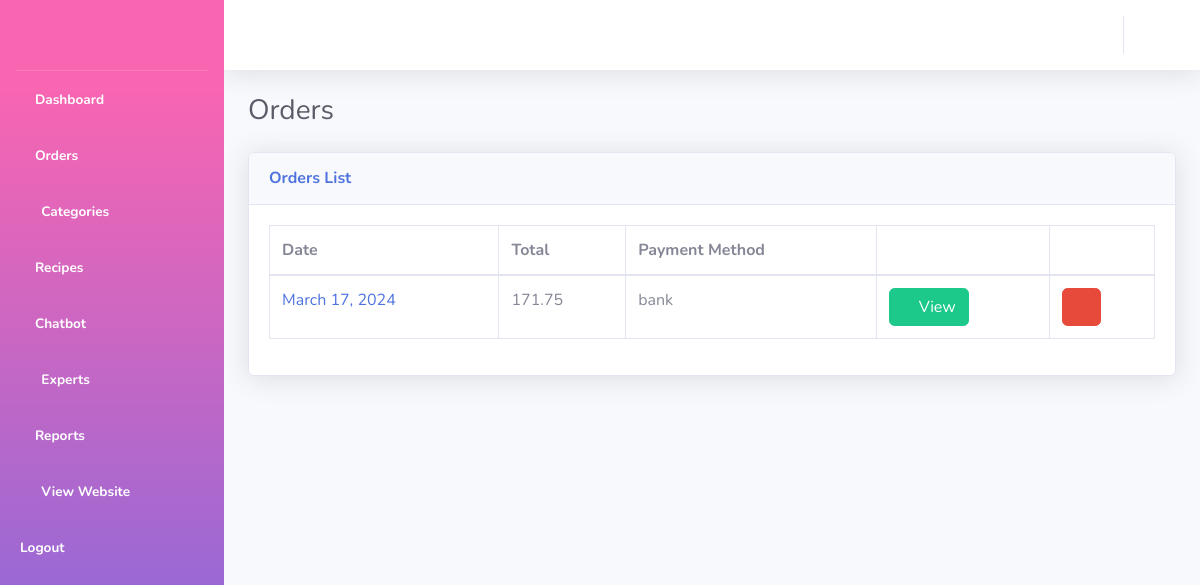
The app's page /dashboard/orders-list/ with its own data.
### store/models.py (models this page shows)
class Orders(models.Model):
    user_id = models.ForeignKey(User, on_delete=models.CASCADE, null=True, blank=True)
    payment_method = models.CharField(max_length=255)
    total = models.CharField(max_length=255)
    date = models.DateField(auto_now_add=True)
    address = models.TextField(null=True, blank=True)
    governate = models.CharField(max_length=255, null=True, blank=True)
    class Meta:
        managed = True
        db_table = 'orders'

### dashboard/views.py (the view)
# urls.py: path('orders-list/', views.orders_list, name="orders_list"),
def orders_list(request):
    if request.method == "POST":
        item_id = request.POST['item_id']
        Orders.objects.filter(id=item_id).delete()
    orders = Orders.objects.all()
    return render(request, 'orders_list.html', { 'orders': orders })

### store/context_processor.py (called while the page is built)
def categories_processor(request):
    categories = Categories.objects.all()
    return {'categories': categories}

### dashboard/templates/orders_list.html (shortened to what this page needs)
{% extends "dashboard_base.html" %}
{% block content %}
{% load static %}
{% static "" as baseUrl %}
<div class="d-sm-flex align-items-center justify-content-between mb-4">
    <h1 class="h3 mb-0 text-gray-800">Orders</h1>
</div>
<div class="card shadow mb-4">
    <div class="card-header py-3">
        <h6 class="m-0 font-weight-bold text-primary">Orders List</h6>
    </div>
    <div class="card-body">
        <div class="table-responsive">
            <table class="table table-bordered" id="dataTable" width="100%" cellspacing="0">
                <thead>
                    <tr>
                        <th>Date</th>
                        <th>Total</th>
                        <th>Payment Method</th>
                        <th></th>
                        <th></th>
                    </tr>
                </thead>
                <tbody>
                    {% if orders %}
                    {% for item in orders %}
                    <tr>
                        <td><a href="/dashboard/orders-list/{{ item.id }}">{{ item.date }}</a></td>
                        <td>{{ item.total }}</td>
                        <td>{{ item.payment_method }}</td>
                        <td><a href="/dashboard/orders-list/{{ item.id }}" class="btn btn-success"><i class="fa fa-eye"></i> View</a></td>
                        <td>
                            <form method="post" onsubmit="return deleteItem()">
                                <button type="submit" class="btn btn-danger"><i class="fa fa-trash"></i></button>
                            </form>
                        </td>
                    </tr>
                    {% endfor %}
                    {% endif %}
                </tbody>
            </table>
        </div>
    </div>
    {% endblock %}

### records on screen
Orders: date "March 17, 2024", total "171.75", payment_method "bank"
